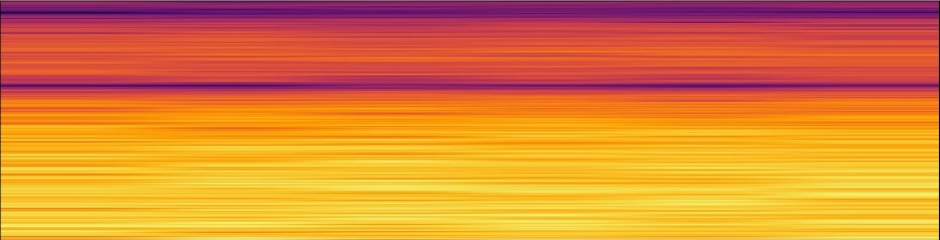
%> input picture Archivos_Simulaciones_Scripts/Examen_DatasetModulaciones/dataset/80211b11M/11b11m_1_1p.png, 940 x 240 px
$ octave CortarEn4.m   (GNU Octave 9; MATLAB toolbox functions it lacks are replaced by stand-ins)
%> lines starting %> are read from the running program, lines starting %| are printed output that depends on the picture
% Pedir al usuario que seleccione la imagen a procesar
[archivo, carpetaOrigen] = uigetfile('*.png', 'Seleccione la imagen a procesar');
%> the answer given: ../dataset/80211b11M/11b11m_1_1p.png

% Salir si el usuario cancela la selección
if isequal(archivo, 0) || isequal(carpetaOrigen, 0)
    disp('Selección cancelada por el usuario.');
    return;
end

% Pedir al usuario que seleccione la carpeta de destino
carpetaDestino = uigetdir('ruta/a/carpeta/destino', 'Seleccione la carpeta de destino para guardar la imagen');
%> the answer given: ../dataset/80211b11M

% Salir si el usuario cancela la selección
if isequal(carpetaDestino, 0)
    disp('Selección cancelada por el usuario.');
    return;
end

try
    % Leer la imagen original
    rutaImagenOriginal = fullfile(carpetaOrigen, archivo);
    imagenOriginal = imread(rutaImagenOriginal);
%> imagenOriginal is the input picture: size 240x940x3 uint8; mean R, G, B 222.2, 132.7, 54.1

    % Verificar las dimensiones de la imagen
    [alto, ancho, ~] = size(imagenOriginal);
%> alto = 240; ancho = 940
    if alto ~= 240 || ancho ~= 940
        error('La imagen seleccionada no tiene dimensiones de 940x240 píxeles.');
    end

    % Dividir la imagen en 4 partes de 940x60 píxeles
    parte1 = imagenOriginal(1:60, :, :);      % Parte superior
    parte2 = imagenOriginal(61:120, :, :);    % Segunda parte superior
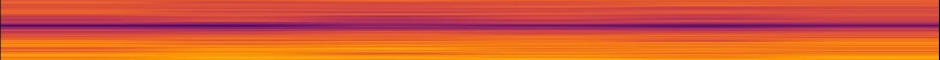
%> parte2: size 60x940x3 uint8; mean R, G, B 214.9, 89.2, 52.2
    parte3 = imagenOriginal(121:180, :, :);   % Segunda parte inferior
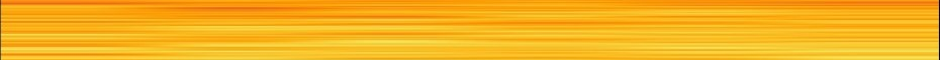
%> parte3: size 60x940x3 uint8; mean R, G, B 246.9, 179.1, 31.7
    parte4 = imagenOriginal(181:240, :, :);   % Parte inferior
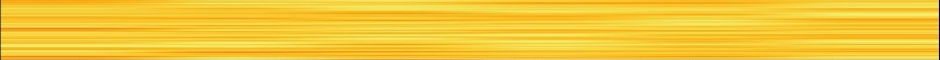
%> parte4: size 60x940x3 uint8; mean R, G, B 245.2, 201, 55.8

    % Redimensionar las partes a 940x240 píxeles
    parte1_redimensionada = imresize(parte1, [240, 940]);
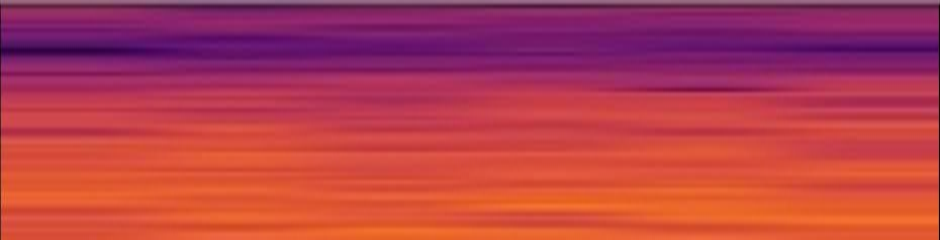
%> parte1_redimensionada: size 240x940x3 uint8; mean R, G, B 181.6, 61.6, 76.7
    parte2_redimensionada = imresize(parte2, [240, 940]);
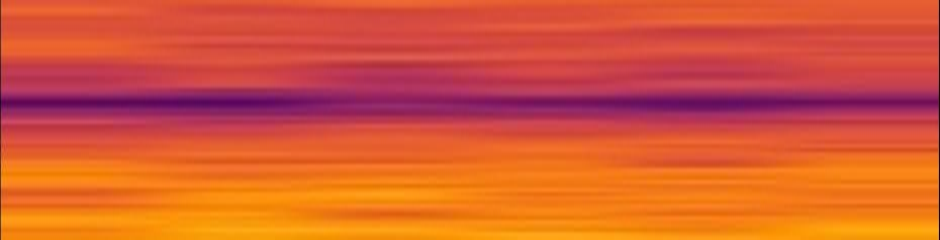
%> parte2_redimensionada: size 240x940x3 uint8; mean R, G, B 214.9, 89.2, 52.2
    parte3_redimensionada = imresize(parte3, [240, 940]);
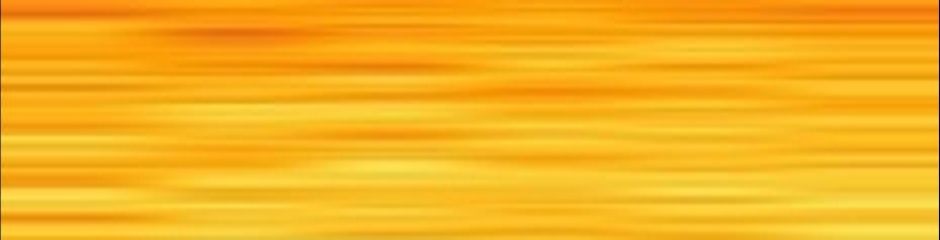
%> parte3_redimensionada: size 240x940x3 uint8; mean R, G, B 246.9, 179.1, 31.7
    parte4_redimensionada = imresize(parte4, [240, 940]);
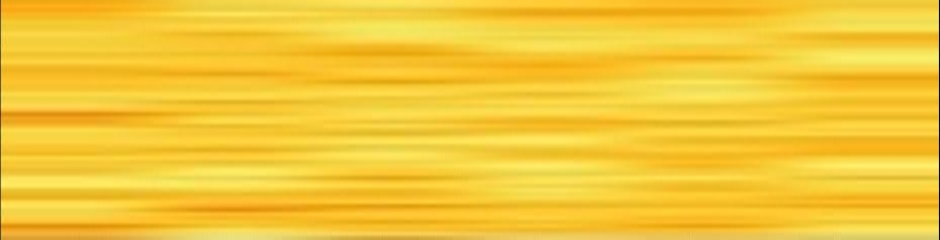
%> parte4_redimensionada: size 240x940x3 uint8; mean R, G, B 245.1, 201, 55.8

    % Generar los nombres de los archivos de las nuevas imágenes
    [~, nombreArchivo, ~] = fileparts(archivo);
    nombreParte1 = fullfile(carpetaDestino, [nombreArchivo, '_parte1.png']);
    nombreParte2 = fullfile(carpetaDestino, [nombreArchivo, '_parte2.png']);
    nombreParte3 = fullfile(carpetaDestino, [nombreArchivo, '_parte3.png']);
    nombreParte4 = fullfile(carpetaDestino, [nombreArchivo, '_parte4.png']);

    % Guardar las partes redimensionadas como nuevas imágenes PNG
    imwrite(parte1_redimensionada, nombreParte1);
    imwrite(parte2_redimensionada, nombreParte2);
    imwrite(parte3_redimensionada, nombreParte3);
    imwrite(parte4_redimensionada, nombreParte4);

    disp('Las imágenes redimensionadas se han guardado correctamente en la carpeta de destino.');
catch ME
    disp(['Error: ', ME.message]);
end

$ run again, on Archivos_Simulaciones_Scripts/Examen_DatasetModulaciones/dataset/80211b11M/11b11m_2_2p_parte2.png
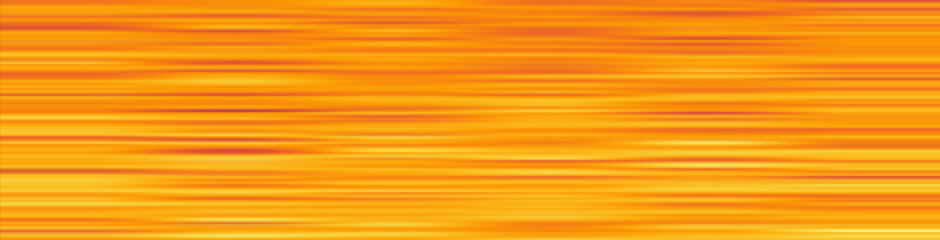
%> input picture Archivos_Simulaciones_Scripts/Examen_DatasetModulaciones/dataset/80211b11M/11b11m_2_2p_parte2.png, 940 x 240 px
%> imagenOriginal is the input picture: size 240x940x3 uint8; mean R, G, B 247.1, 154.5, 22.7
%> `parte3_redimensionada = imresize(parte3, [240, 940]);`:
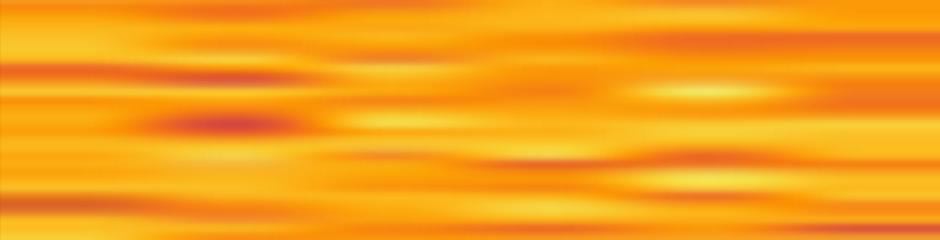
%> parte3_redimensionada: size 240x940x3 uint8; mean R, G, B 247.2, 160.2, 25.8
%> `parte4_redimensionada = imresize(parte4, [240, 940]);`:
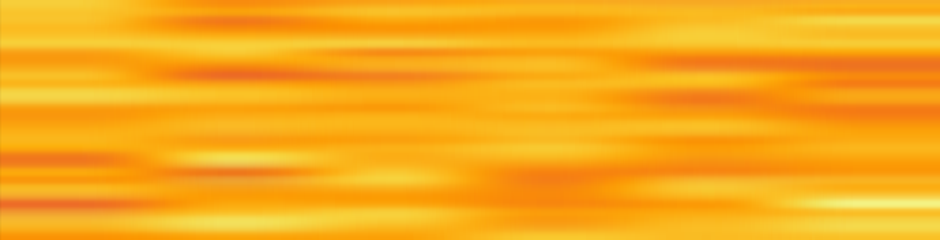
%> parte4_redimensionada: size 240x940x3 uint8; mean R, G, B 248.8, 170.3, 26.8

$ run again, on Archivos_Simulaciones_Scripts/Examen_DatasetModulaciones/dataset/80211b11M/11b11m_3_2p_parte1.png
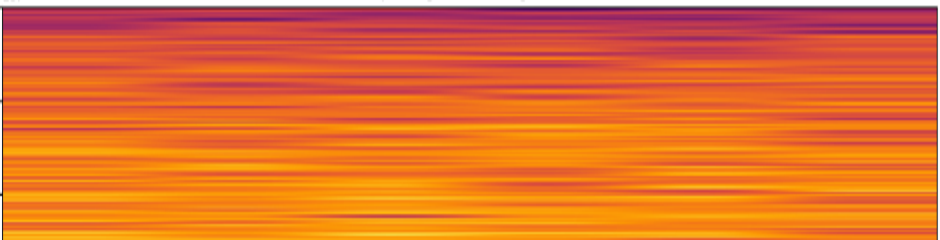
%> input picture Archivos_Simulaciones_Scripts/Examen_DatasetModulaciones/dataset/80211b11M/11b11m_3_2p_parte1.png, 940 x 240 px
%> imagenOriginal is the input picture: size 240x940x3 uint8; mean R, G, B 227.5, 111.2, 46.2
%> `parte3_redimensionada = imresize(parte3, [240, 940]);`:
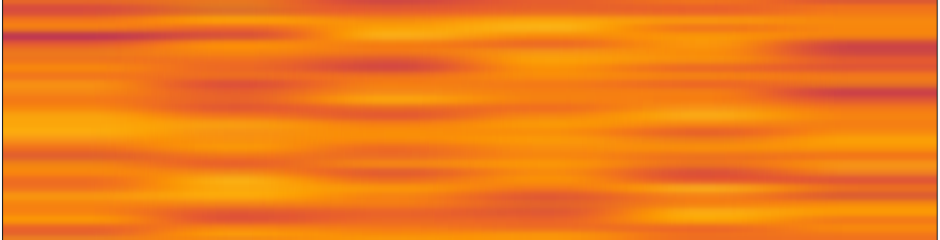
%> parte3_redimensionada: size 240x940x3 uint8; mean R, G, B 240.1, 123.4, 26.8
%> `parte4_redimensionada = imresize(parte4, [240, 940]);`:
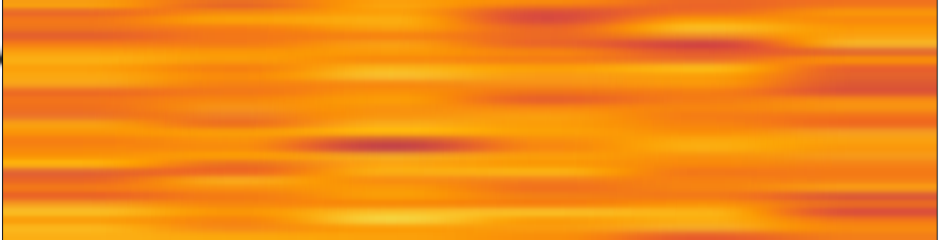
%> parte4_redimensionada: size 240x940x3 uint8; mean R, G, B 244.3, 138.1, 22.2

$ run again, on Archivos_Simulaciones_Scripts/Examen_DatasetModulaciones/dataset/80211b11M/11b11m_3_2p_parte2.png
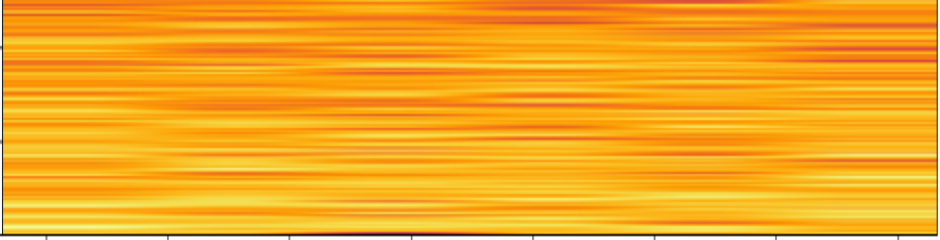
%> input picture Archivos_Simulaciones_Scripts/Examen_DatasetModulaciones/dataset/80211b11M/11b11m_3_2p_parte2.png, 940 x 240 px
%> imagenOriginal is the input picture: size 240x940x3 uint8; mean R, G, B 245.3, 169.1, 34.3
%> `parte4_redimensionada = imresize(parte4, [240, 940]);`:
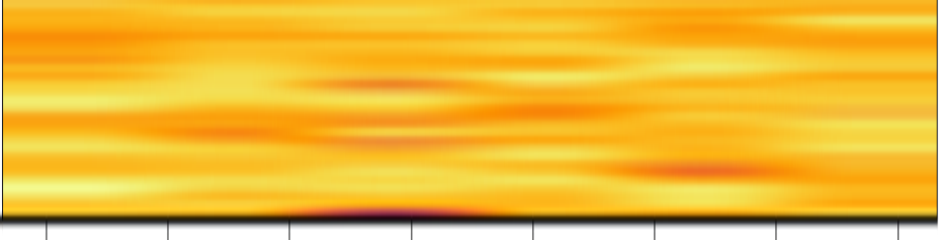
%> parte4_redimensionada: size 240x940x3 uint8; mean R, G, B 239.2, 186.9, 56.5
